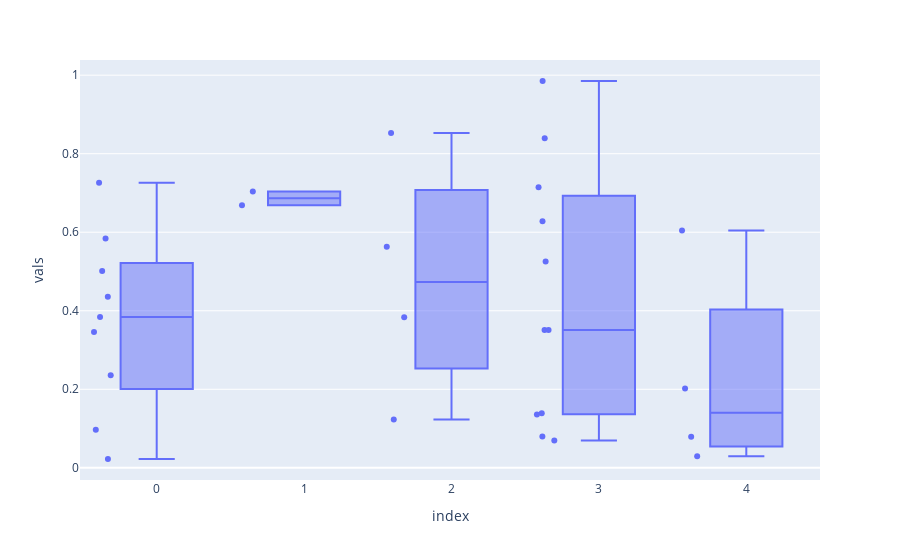

Notebook code cell kept with this figure:
### Code cell
import plotly.express as px
# df = px.data.tips()
a = np.random.randint(5, size=(30))[:,np.newaxis]
df = pd.DataFrame(data=np.hstack((a,np.random.rand(30,1))))
df.columns = ['index','vals']
fig = px.box(df, x="index", y="vals", points='all')
fig.show()

### Figure 1 — Plotly figure (JSON) as saved in the notebook; plotly's stock layout.template omitted (floating-point values rounded to 4 significant figures)
{"data": [{"alignmentgroup": "True", "boxpoints": "all", "hovertemplate": "index=%{x}<br>vals=%{y}<extra></extra>", "legendgroup": "", "marker": {"color": "#636efa"}, "name": "", "notched": false, "offsetgroup": "", "orientation": "v", "showlegend": false, "type": "box", "x": [3, 3, 0, 3, 1, 4, 0, 4, 1, 3, 0, 0, 0, 3, 2, 2, 3, 0, 3, 3, 0, 4, 2, 0, 3, 4, 3, 2, 3, 0], "x0": " ", "xaxis": "x", "y": [0.1387, 0.7142, 0.09702, 0.06942, 0.6689, 0.07881, 0.02245, 0.6042, 0.704, 0.1357, 0.4356, 0.7259, 0.3461, 0.9852, 0.5628, 0.8524, 0.6279, 0.501, 0.07958, 0.5252, 0.2357, 0.202, 0.1228, 0.3839, 0.8396, 0.02948, 0.351, 0.3834, 0.3511, 0.5838], "y0": " ", "yaxis": "y"}], "layout": {"boxmode": "group", "legend": {"tracegroupgap": 0}, "margin": {"t": 60}, "xaxis": {"anchor": "y", "domain": [0, 1], "title": {"text": "index"}}, "yaxis": {"anchor": "x", "domain": [0, 1], "title": {"text": "vals"}}}}
